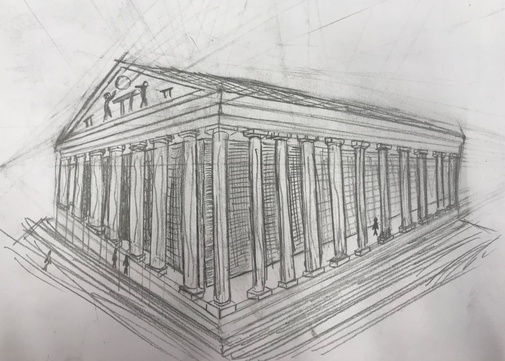
#> input picture images/artemisDrawing.jpg, 505 x 361 px, shrunk from 2100 x 1500 before the run, found by its file name; its folder holds 4 pictures in this run
$ python bruceForceFeatureMatching.py
#> lines starting #> are read from the running program, lines starting #| are printed output that depends on the picture; pictures that were not available may be replaced by others from this repository, and a replacement may not be noted
# Import necessary libraries
import numpy as np
import cv2 as cv
import matplotlib.pyplot as plt

# Initialize the first two images
names = ['artemis', 'babylon', 'lighthouse', 'masoleum', 'rhodes', 'zeus']

for x in names:
    image1 = cv.imread(f'featureMatching_Images/images/{x}Drawing.jpg', cv.IMREAD_GRAYSCALE) # queryImage
#> image1: shape (361, 505); min 50, max 240, mean 183.7
    image2 = cv.imread(f'featureMatching_Images/images/{x}Professional.jpg', cv.IMREAD_GRAYSCALE) # train Image

    # BRUTE FORCE METHOD using ORB
    #-----------------------------------------

    # Added ORB detector (algoritm)
    orb = cv.ORB_create()

    # find keypoints and descriptors with ORB
    kp1, des1 = orb.detectAndCompute(image1, None)
#> kp1 = 495 keypoints; strongest (x, y, size): (263, 145, 31), (162, 91, 31), (376, 233, 31), (167, 92, 31)
    kp2, des2 = orb.detectAndCompute(image2, None)
#> kp2 has the same summary as kp1

    # Create BFMatcher object (distance measurement)
    bf = cv.BFMatcher(cv.NORM_HAMMING, crossCheck = True)

    # Match descriptors
    matches = bf.match(des1, des2)
#> matches = 495 matches

    # Sort them in order of distance
    matches = sorted(matches, key=lambda x:x.distance)

    img3 = cv.drawMatches(image1, kp1, image2, kp2, matches[:20], None, flags=cv.DrawMatchesFlags_NOT_DRAW_SINGLE_POINTS)
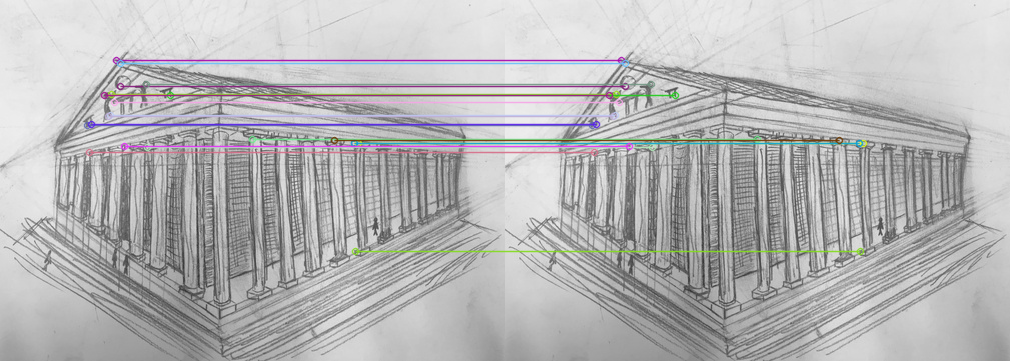
#> img3: shape (361, 1010, 3); mean of channels 0, 1, 2 182.7, 181.7, 182.2; drawn as B, G, R
    plt.imshow(img3), plt.show()
    print(matches)
#> (printed output is left out)


    # USING SIFT Descriptors
    #------------------------------------------

    # Used SIFT detector
    sift = cv.SIFT_create()

    # Find keypoints and descriptors with SIFT
    kp1, des1 = sift.detectAndCompute(image1,None)
#> kp1 = 1689 keypoints; strongest (x, y, size): (375, 233, 2.4), (375, 220, 2.6), (163, 91, 2.7), (375, 226, 4)
    kp2, des2 = sift.detectAndCompute(image2,None)
#> kp2 has the same summary as kp1

    # Created BFMatcher object
    bf = cv.BFMatcher()
    matches = bf.knnMatch(des1,des2,k=2)
#> matches = 1689 matches

    # Find the good values in the knn Matches
    good = []
    for m,n in matches:
        if m.distance < 0.75*n.distance:
            good.append([m])
#> after the loop, good = 1689 matches

    img3 = cv.drawMatchesKnn(image1,kp1,image2,kp2,good,None,flags=cv.DrawMatchesFlags_NOT_DRAW_SINGLE_POINTS)
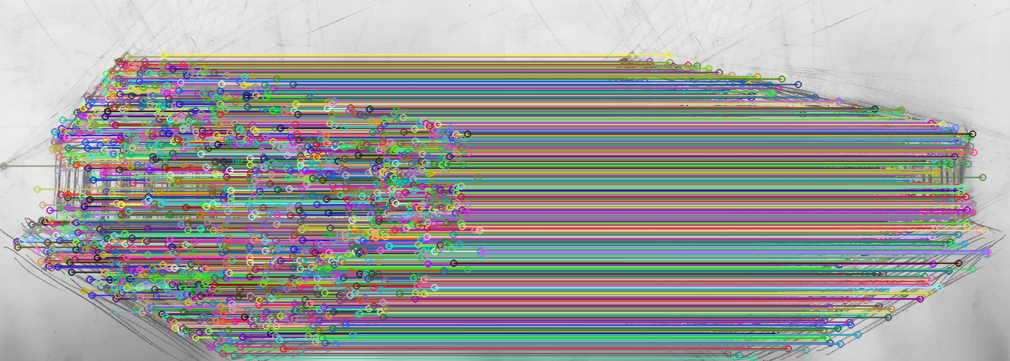
#> img3: shape (361, 1010, 3); mean of channels 0, 1, 2 156.1, 158.4, 157.3; drawn as B, G, R

    plt.imshow(img3),plt.show()
    print(matches)

    # SIFT and FLANN
    # FLANN parameters
    FLANN_INDEX_KDTREE = 1
    index_params = dict(algorithm = FLANN_INDEX_KDTREE, trees = 5)
    search_params = dict(checks=50)   # or pass empty dictionary

    flann = cv.FlannBasedMatcher(index_params,search_params)
    matches = flann.knnMatch(des1,des2,k=2)

    # Need to draw only good matches, so create a mask
    matchesMask = [[0,0] for i in range(len(matches))]
#> matchesMask = 1689 pairs, first value 0 to 0, second value 0 to 0

    # ratio test as per Lowe's paper
    for i,(m,n) in enumerate(matches):
        if m.distance < 0.7*n.distance:
            matchesMask[i]=[1,0]
#> after the loop, matchesMask = 1689 pairs, first value 1 to 1, second value 0 to 0

    draw_params = dict(matchColor = (0,255,0),
                    singlePointColor = (255,0,0),
                    matchesMask = matchesMask,
                    flags = cv.DrawMatchesFlags_DEFAULT)
#> draw_params = 4 items

    img3 = cv.drawMatchesKnn(image1,kp1,image2,kp2,matches,None,**draw_params)
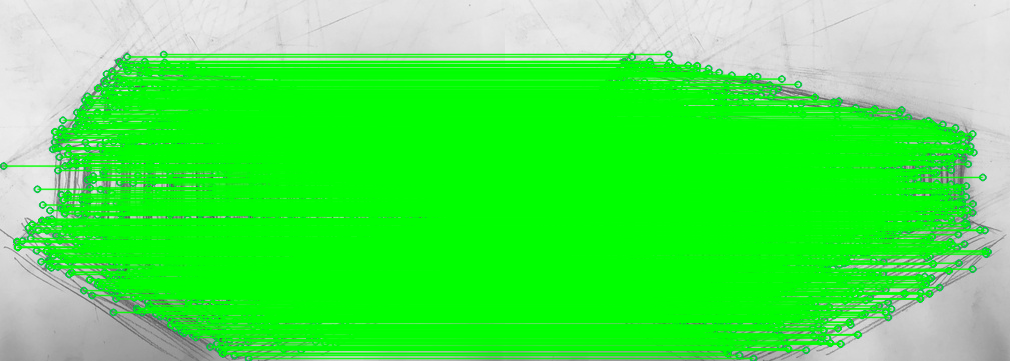
#> img3: shape (361, 1010, 3); mean of channels 0, 1, 2 76.7, 235.4, 75.4; drawn as B, G, R
    plt.imshow(img3,),plt.show()

    # Feature Matching + Homography to find Objects
    #----------------------------------------------------------

    matches = flann.knnMatch(des1, des2, k=2)

    # store all the good matches as per Lowe's ratio test.
    good = []
    for m,n in matches:
        if m.distance < 0.7*n.distance:
            good.append(m)

    MIN_MATCH_COUNT = 10


    if len(good)> MIN_MATCH_COUNT:
        src_pts = np.float32([ kp1[m.queryIdx].pt for m in good ]).reshape(-1,1,2)
#> src_pts = 1689 rows, first 8: [3.17, 165.6], [16.71, 241.2], [16.71, 241.2], [17.31, 246.8], [17.31, 246.8], [17.31, 246.8], [21.91, 240.5], [28.03, 227.5]
        dst_pts = np.float32([ kp2[m.trainIdx].pt for m in good ]).reshape(-1,1,2)
#> dst_pts has the same summary as src_pts
        M, mask = cv.findHomography(src_pts, dst_pts, cv.RANSAC,5.0)
#> M = [[1, -2.55e-16, 2.31e-13], [6.7e-17, 1, 2.01e-13], [2.3e-19, -1.42e-18, 1]]; mask = 1689 values from 1 to 1
        matchesMask = mask.ravel().tolist()
#> matchesMask = 1689 values from 1 to 1
        h,w = image1.shape
#> h = 361; w = 505
        pts = np.float32([ [0,0],[0,h-1],[w-1,h-1],[w-1,0] ]).reshape(-1,1,2)
#> pts = [[0, 0], [0, 360], [504, 360], [504, 0]]
        dst = cv.perspectiveTransform(pts,M)
#> dst = [[2.31e-13, 2.01e-13], [1.39e-13, 360], [504, 360], [504, 2.35e-13]]
        img2 = cv.polylines(image2,[np.int32(dst)],True,255,3, cv.LINE_AA)
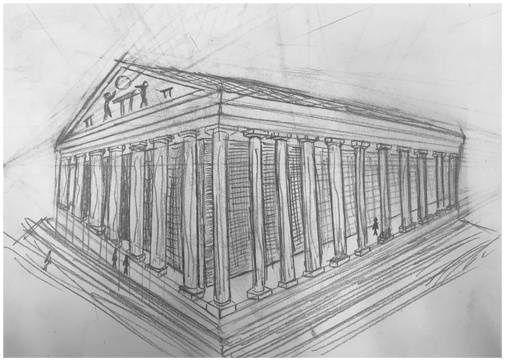
#> img2: shape (361, 505); min 50, max 255, mean 185.2
    else:
        print( "Not enough matches are found - {}/{}".format(len(good), MIN_MATCH_COUNT) )
        matchesMask = None

    draw_params = dict(matchColor = (0,255,0), # draw matches in green color
                   singlePointColor = None,
                   matchesMask = matchesMask, # draw only inliers
                   flags = 2)

    img3 = cv.drawMatches(image1,kp1,image2,kp2,good,None,**draw_params)
    plt.imshow(img3, 'gray'),plt.show()
#> pass 2 of the loop `for x in names:`:
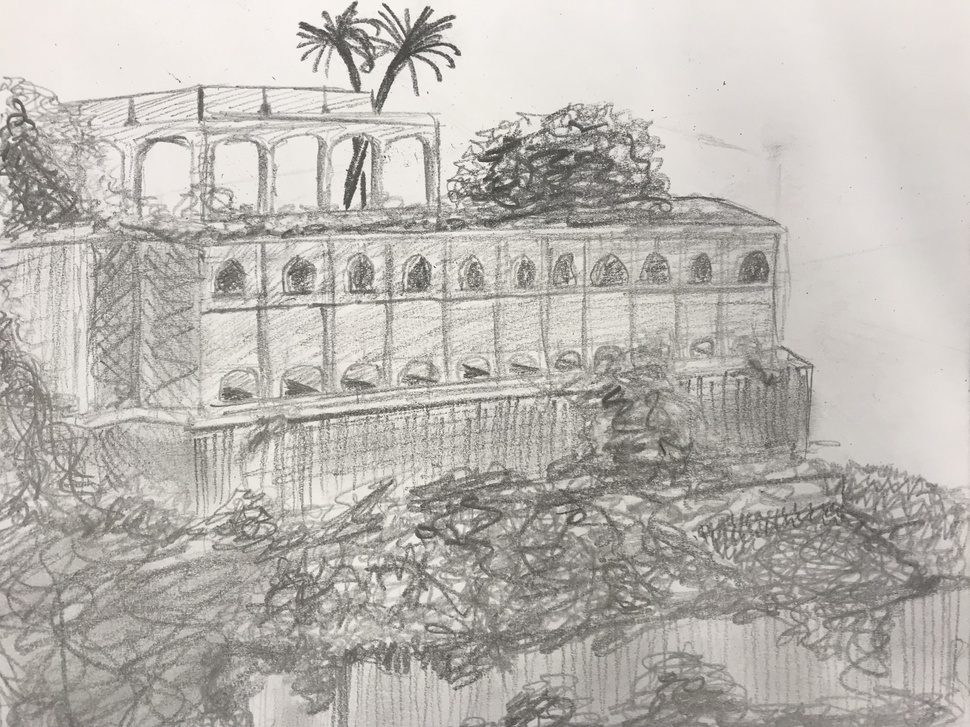
#> input picture images/babylonDrawing.jpg, 970 x 727 px, shrunk from 4032 x 3024 before the run, found by its file name
#> image1: shape (727, 970)
#> `kp1, des1 = orb.detectAndCompute(image1, None)`: kp1 = 500 keypoints; strongest (x, y, size): (367, 69, 31), (368, 72, 31), (368, 67, 31), (458, 54, 37.2)
#> `kp2, des2 = orb.detectAndCompute(image2, None)`: kp2 has the same summary as kp1
#> `matches = bf.match(des1, des2)`: matches = 500 matches
#> `kp1, des1 = sift.detectAndCompute(image1,None)`: kp1 = 9684 keypoints; strongest (x, y, size): (458, 53, 3.9), (384, 5, 2.6), (452, 17, 3.5), (303, 25, 5.3)
#> `kp2, des2 = sift.detectAndCompute(image2,None)`: kp2 has the same summary as kp1
#> `matches = bf.knnMatch(des1,des2,k=2)`: matches = 9684 matches
#> `img3 = cv.drawMatchesKnn(image1,kp1,image2,kp2,good,None,flags=cv.Draw..`:
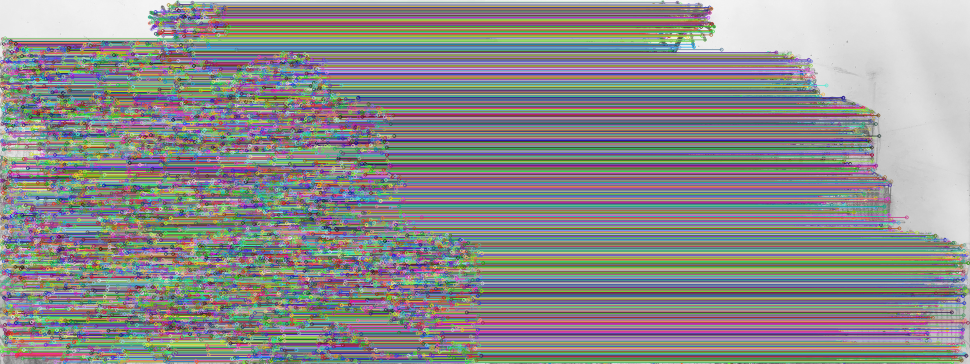
#> img3: shape (727, 1940, 3) (shown at 1/2 size); mean of channels 0, 1, 2 140.1, 140.2, 140.9; drawn as B, G, R
#> `matchesMask = [[0,0] for i in range(len(matches))]`: matchesMask = 9684 pairs, first value 0 to 0, second value 0 to 0
#> after the loop `for i,(m,n) in enumerate(matches):`: matchesMask = 9684 pairs, first value 1 to 1, second value 0 to 0
#> `img3 = cv.drawMatchesKnn(image1,kp1,image2,kp2,matches,None,**draw_par..`:
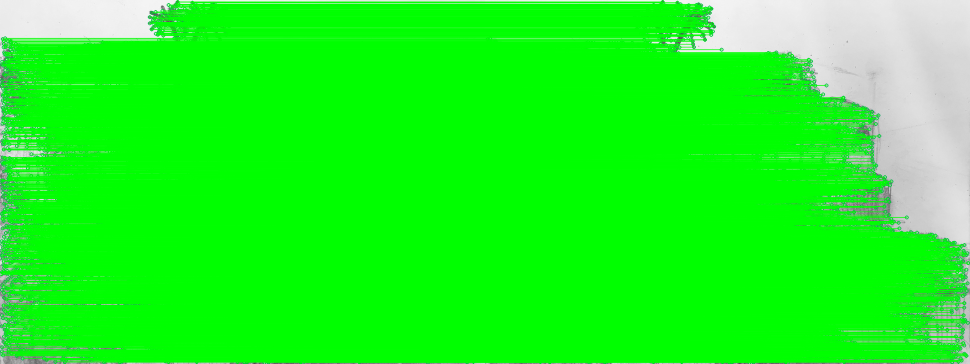
#> img3: shape (727, 1940, 3) (shown at 1/2 size); mean of channels 0, 1, 2 32.1, 247.5, 31.3; drawn as B, G, R
#> M = [[1, -2.03e-15, -2.74e-13], [9.98e-16, 1, -7.48e-13], [2.91e-18, -4.26e-18, 1]]; mask = 9684 values from 1 to 1
#> dst = [[-2.74e-13, -7.48e-13], [-1.75e-12, 726], [969, 726], [969, 2.19e-13]]
#> img2: shape (727, 970)
#> pass 3 of the loop `for x in names:`:
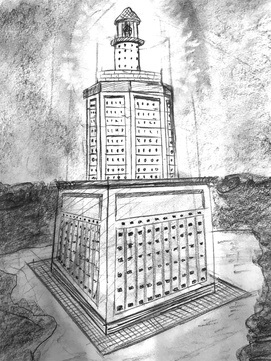
#> input picture images/lighthouseDrawing.jpg, 271 x 361 px, shrunk from 1125 x 1500 before the run, found by its file name
#> image1 is the input picture: shape (361, 271); min 0, max 255, mean 183.8
#> `kp1, des1 = orb.detectAndCompute(image1, None)`: kp1 = 481 keypoints; strongest (x, y, size): (130, 234, 31), (129, 305, 31), (123, 223, 31), (118, 178, 31)
#> `kp2, des2 = orb.detectAndCompute(image2, None)`: kp2 = 500 keypoints; strongest (x, y, size): (367, 69, 31), (368, 72, 31), (368, 67, 31), (458, 54, 37.2)
#> `matches = bf.match(des1, des2)`: matches = 137 matches
#> `kp1, des1 = sift.detectAndCompute(image1,None)`: kp1 = 1231 keypoints; strongest (x, y, size): (123, 223, 2), (132, 222, 1.9), (166, 228, 1.9), (190, 224, 2.3)
#> `kp2, des2 = sift.detectAndCompute(image2,None)`: kp2 = 9684 keypoints; strongest (x, y, size): (458, 53, 3.9), (384, 5, 2.6), (452, 17, 3.5), (303, 25, 5.3)
#> `matches = bf.knnMatch(des1,des2,k=2)`: matches = 1231 matches
#> after the loop `for m,n in matches:`: good = 1 matches
#> `img3 = cv.drawMatchesKnn(image1,kp1,image2,kp2,good,None,flags=cv.Draw..`:
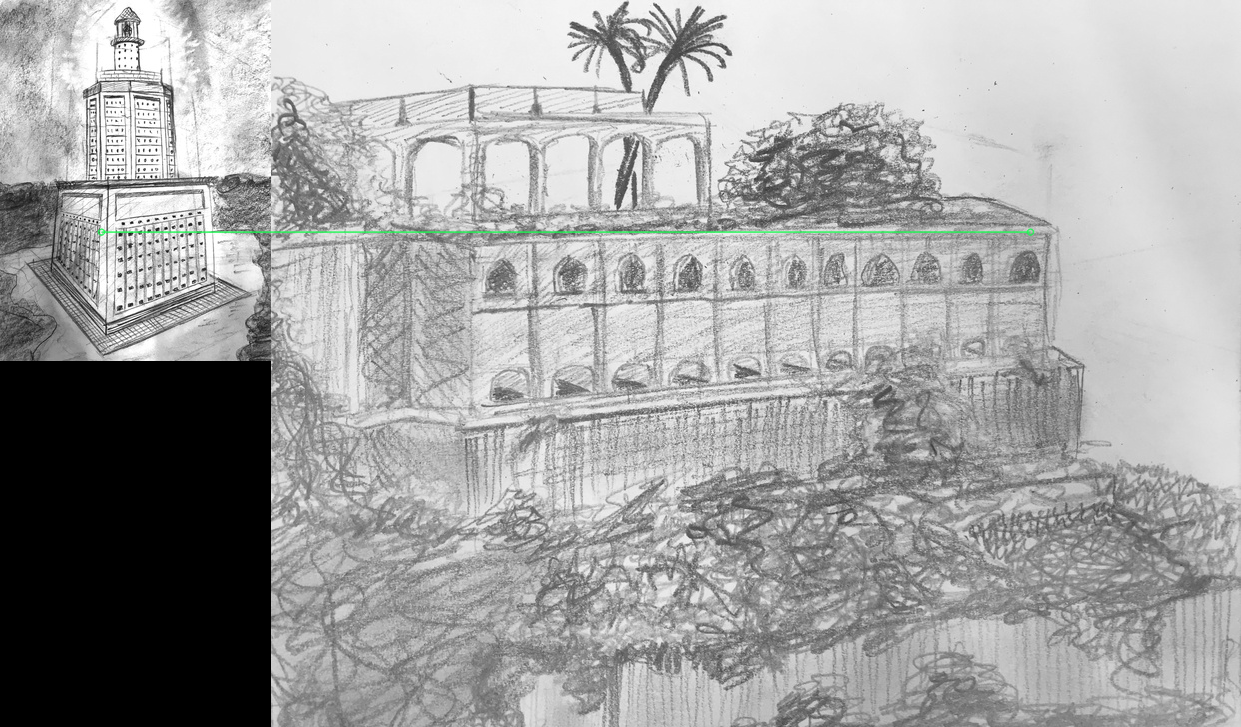
#> img3: shape (727, 1241, 3); mean of channels 0, 1, 2 162.6, 162.9, 162.5; drawn as B, G, R
#> `matchesMask = [[0,0] for i in range(len(matches))]`: matchesMask = 1231 pairs, first value 0 to 0, second value 0 to 0
#> `img3 = cv.drawMatchesKnn(image1,kp1,image2,kp2,matches,None,**draw_par..`:
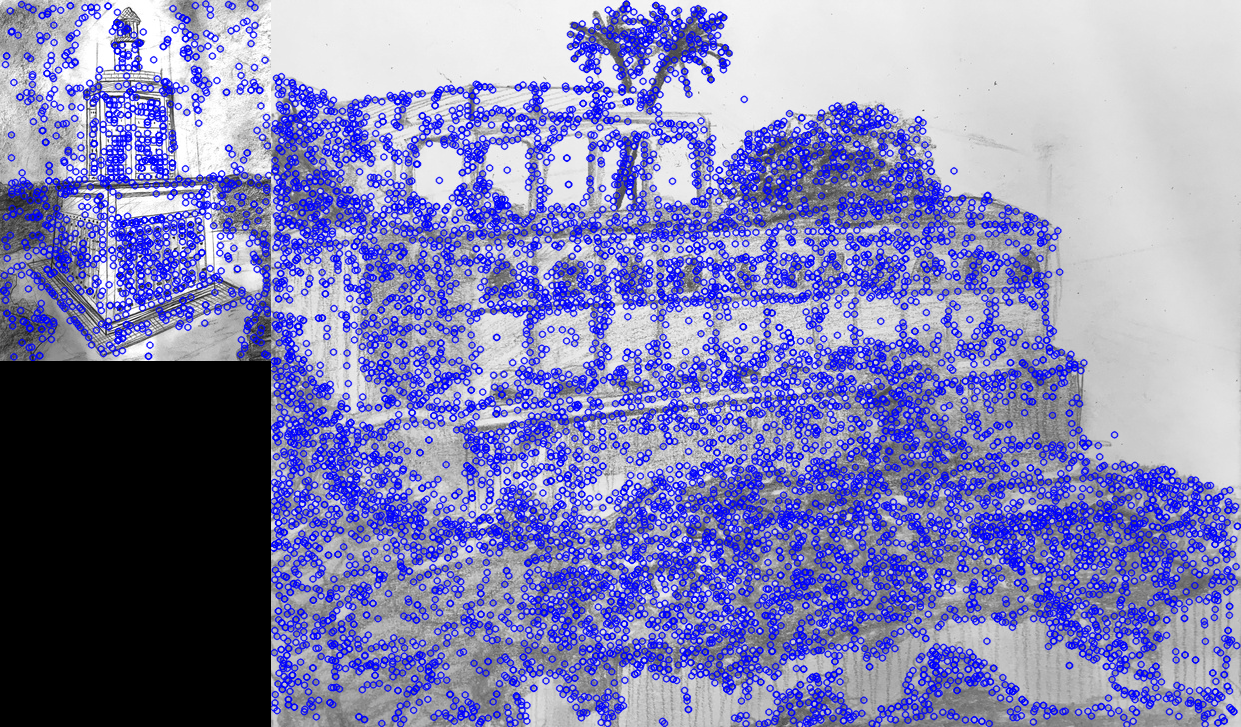
#> img3: shape (727, 1241, 3); mean of channels 0, 1, 2 180.3, 128.4, 128.4; drawn as B, G, R
#> after the loop `for m,n in matches:`: good = []
#> (the run stopped early here; a loop or call above may not have finished)
